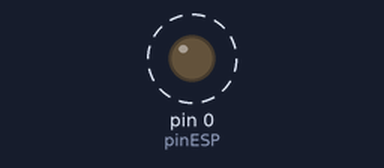
A sketch run on a simulated Arduino Uno, built with avr-gcc and run on an emulated ATmega328P. Parts: output pins drawn as LEDs (lit = HIGH). Dashed ring = blinking.

Above: at 0.5 s.
Timing chart, 0 to 4.6 s (numbered marks = the images above):
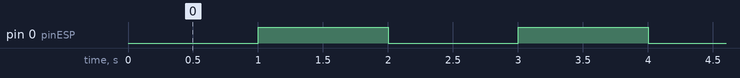

Measured:
- by itself, pin 0 (pinESP): alternates HIGH for 1.0 s and LOW for 1.0 s

The sketch:

http_test.ino
```cpp
int pinESP = 0;

void setup() {
  pinMode(pinESP, OUTPUT);
}

void loop() {
  digitalWrite(pinESP, LOW);

  delay(1000);
  digitalWrite(pinESP, HIGH);
  delay(1000);
}
```
